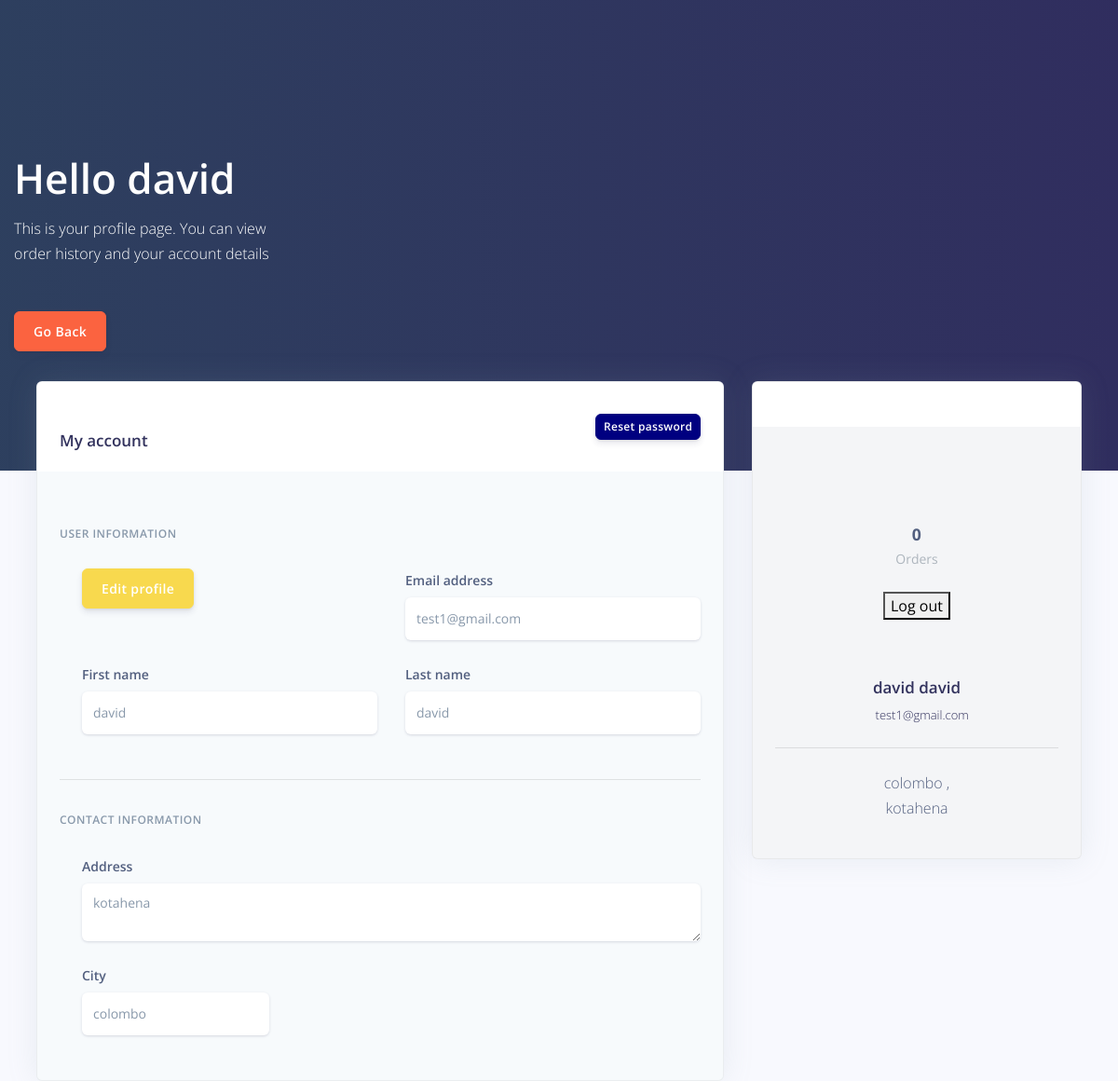
Page /FRONTEND/profile_page.php?action=view&id=1 (signed in) on the committed database.
### tables this page shows
CREATE TABLE `customers_tbl` (
  `CustomerID` int(20) NOT NULL,
  `Firstname` varchar(100) NOT NULL,
  `Lastname` varchar(100) NOT NULL,
  `Email` varchar(100) NOT NULL,
  `Password` text NOT NULL,
  `City` varchar(100) NOT NULL,
  `StreetAddress` varchar(200) NOT NULL
);

### FRONTEND/profile_page.php (the view, shortened to what this page needs)
<?php
  require '../Includes/connection.php';
 ?>
<?php
  if (isset($_SESSION['customer_id'])) {
    if (isset($_GET['action'])) {
      if ($_GET['action']=="view") {
        $id = $_GET['id'];
        $u_order="SELECT * FROM order_details INNER JOIN orders_tbl ON order_details.order_id = orders_tbl.Order_id WHERE CID=".$id;
        $output=mysqli_query($conn, $u_order);
        $num_orders=mysqli_num_rows($output);
        $sql="SELECT * FROM customers_tbl WHERE CustomerID=".$id;
        $user_details = [];
        $res=mysqli_query($conn, $sql);
        while ($row = mysqli_fetch_array($res)) {
          $user_details = array(
            'u_id' => $id,
            'u_mail' => $row['Email'],
            'u_fname' => $row['Firstname'],
            'u_lname' => $row['Lastname'],
            'u_city' => $row['City'],
            'u_streetAdd' => $row['StreetAddress'],
          );
        }
        ?>
<!doctype html>
<html>
<head>
<link href="../assets/vendor/nucleo/css/nucleo.css" rel="stylesheet">
<link href="../assets/vendor/@fortawesome/fontawesome-free/css/all.min.css" rel="stylesheet">
<link type="text/css" href="../assets/css/argon.css" rel="stylesheet">
</head>
<body>
    <div class="header pb-8 pt-5 pt-lg-8 d-flex align-items-center" style="min-height: 100px; background-size: cover; background-position: center top;">
      <span class="mask bg-gradient-default opacity-8"></span>
      <div class="container-fluid d-flex align-items-center">
        <div class="row">
          <div class="col-lg-7 col-md-10">
            <h1 class="display-2 text-white">Hello <?php echo $user_details['u_fname'] ; ?></h1>
            <p class="text-white mt-0 mb-5">This is your profile page. You can view order history and your account details</p>
            <a href="javascript:history.go(-1)" class="btn btn-warning">Go Back</a>
          </div>
        </div>
      </div>
    </div>
	<div class="main-content">
    <div class="container-fluid mt--7">
      <div class="row">
        <div class="col-xl-4 order-xl-2 mb-5 mb-xl-0">
          <div class="card card-profile shadow">
            <div class="card-header text-center border-0 pt-8 pt-md-4 pb-0 pb-md-4">
            </div>
            <div class="card-body pt-0 pt-md-4">
              <div class="row">
                <div class="col">
                  <div class="card-profile-stats d-flex justify-content-center mt-md-5">
                    <div>
                      <span class="heading"><?php echo $num_orders; ?></span>
                      <span class="description">Orders</span><br><br>
                      <span><button class="logout-btn"name="cust-logout" id="cust-logout">Log out</button></span>
                    </div>
                  </div>
                </div>
              </div>
              <div class="text-center">
                <h3>
                  <?php echo $user_details['u_fname'].' '.$user_details['u_lname']; ?></span>
                </h3>
                <div class="h5 font-weight-300">
                  <?php echo $user_details['u_mail'] ?>
                </div>
                <hr class="my-4" />
                <p><?php echo $user_details['u_city']; ?><span class="font-weight-light"><?php echo ' ,<br>'; echo $user_details['u_streetAdd']; ?></span></p>
              </div>
            </div>
          </div>
        </div>
        <div class="col-xl-8 order-xl-1">
          <div class="card bg-secondary shadow">
            <div class="card-header bg-white border-0">
              <div class="row align-items-center">
                <div class="col-8">
                  <h3 class="mb-0">My account</h3>
                </div>
                <div class="col-4 text-right">
                  <a href="#!" class="btn btn-sm btn-primary" data-toggle="modal" data-target="#modal-form" >Reset password</a>
                </div>
              </div>
            </div>
            <div class="card-body">
              <form id="update-user-details" method="post">
                <h6 class="heading-small text-muted mb-4">User information</h6>
                <div class="pl-lg-4">
                  <div class="row">
                    <div class="col-lg-6">
                      <div class="form-group">
                        <button type="submit" class="btn btn-info" id="update-udetails">Edit profile</a>
                      </div>
                    </div>
                    <div class="col-lg-6">
                      <div class="form-group">
                        <label class="form-control-label" for="input-email">Email address</label>
                        <input type="email" id="input-email" class="form-control form-control-alternative" value="<?php echo $user_details['u_mail'] ; ?>">
                      </div>
                    </div>
                  </div>
                  <div class="row">
                    <div class="col-lg-6">
                      <div class="form-group">
                        <label class="form-control-label" for="input-first-name">First name</label>
                        <input type="text" id="input-first-name" class="form-control form-control-alternative" placeholder="First name" value="<?php echo $user_details['u_fname'] ; ?>">
                      </div>
                    </div>
                    <div class="col-lg-6">
                      <div class="form-group">
                        <label class="form-control-label" for="input-last-name">Last name</label>
                        <input type="text" id="input-last-name" class="form-control form-control-alternative" placeholder="Last name" value="<?php echo $user_details['u_lname'] ; ?>">
                      </div>
                    </div>
                  </div>
                </div>
                <hr class="my-4" />
                <h6 class="heading-small text-muted mb-4">Contact information</h6>
                <div class="pl-lg-4">
                  <div class="row">
                    <div class="col-md-12">
                      <div class="form-group">
                        <label class="form-control-label" for="input-address">Address</label>
                        <textarea id="input-address" class="form-control form-control-alternative" placeholder="Home Address"><?php echo $user_details['u_streetAdd'] ; ?></textarea>
                      </div>
                    </div>
                  </div>
                  <div class="row">
                    <div class="col-lg-4">
                      <div class="form-group">
                        <label class="form-control-label" for="input-city">City</label>
                        <input type="text" id="input-city" class="form-control form-control-alternative" placeholder="City" value="<?php echo $user_details['u_city'] ; ?>">
                      </div>
                    </div>
                  </div>
                </div>
              </form>
            </div>
          </div>
        </div>
      </div>
    </div>
  </div>
<?php
}
}else {
  header("Location:HomePage.php");
}
}
 ?>
</body>
</html>

### rows in the picture
customers_tbl: Email "test1@gmail.com", City "colombo", StreetAddress "kotahena"

### other values in the picture
$user_details['u_fname'] "david"
$num_orders "0"
$user_details['u_lname'] "david"
